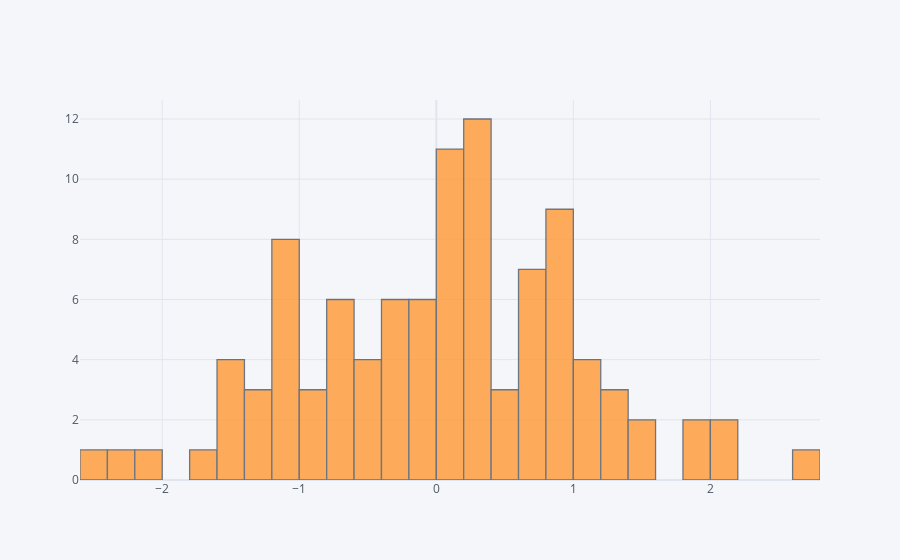

The code cell stored with this chart in its notebook:
### Code cell
df['A'].iplot(kind='hist',bins=50)

### Figure 1 — Plotly figure (JSON) as saved in the notebook; plotly's stock layout.template omitted (floating-point values rounded to 4 significant figures)
{"data": [{"histfunc": "count", "histnorm": "", "marker": {"color": "rgba(255, 153, 51, 1.0)", "line": {"color": "#4D5663", "width": 1.3}}, "name": "A", "nbinsx": 50, "opacity": 0.8, "orientation": "v", "type": "histogram", "x": [0.8144, 0.06944, -0.6051, 1.42, -0.09478, 0.4353, -0.867, 0.2271, -1.594, 0.9241, 1.074, 0.2643, 0.2391, -0.5296, -0.04892, 2.163, 0.0796, -0.07335, 1.568, 0.05322, 0.4378, -0.4109, -0.719, 0.3089, -0.2642, 0.364, 1.89, 2.106, -1.513, 0.00987, -2.235, -0.2234, 0.8562, 0.3857, -0.285, 0.04889, 0.02506, -1.004, 0.004264, 0.3665, 0.8564, 0.7887, -1.478, -1.317, -0.3209, -1.02, 0.3051, -0.8083, 1.057, -0.04331, 0.8025, -1.072, -1.727, 0.03393, 1.208, 2.406e-05, 0.1543, -0.1668, -0.4228, 0.3122, 0.6477, -0.754, 0.7782, -0.7732, -0.2856, -1.166, -0.862, 1.211, 0.8899, 0.792, -1.331, 0.7215, 1.816, -0.7388, -1.074, -0.7179, -0.2972, -1.529, 0.6074, 0.3377, 1.26, 0.7635, 0.9597, 1.015, 2.787, -2.53, -1.021, 0.8212, -1.01, -0.4306, -1.343, 0.5474, 0.2189, 0.3741, 0.05119, -0.1541, -2.147, 0.851, 1.022, -1.17]}], "layout": {"barmode": "overlay", "legend": {"bgcolor": "#F5F6F9", "font": {"color": "#4D5663"}}, "paper_bgcolor": "#F5F6F9", "plot_bgcolor": "#F5F6F9", "title": {"font": {"color": "#4D5663"}}, "xaxis": {"gridcolor": "#E1E5ED", "showgrid": true, "tickfont": {"color": "#4D5663"}, "title": {"font": {"color": "#4D5663"}, "text": ""}, "zerolinecolor": "#E1E5ED"}, "yaxis": {"gridcolor": "#E1E5ED", "showgrid": true, "tickfont": {"color": "#4D5663"}, "title": {"font": {"color": "#4D5663"}, "text": ""}, "zerolinecolor": "#E1E5ED"}}}
